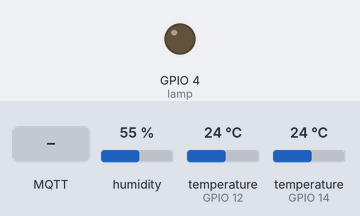
Bench run of a sketch on a simulated ESP8266 (NodeMCU). Parts: output pins drawn as LEDs (lit = HIGH). The test bench sets the inputs (shaded band); at power-on: humidity 55 %, temperature (sensors on GPIO 12, GPIO 14) 24 °C. WiFi joins after 1.5 s; servers stay silent unless stated; no MQTT or app messages arrive unless stated; what the sketch prints to the serial monitor is not drawn.

Above: at 2.7 s.
2.8 s: MQTT message "on" arrives on the first subscribed topic
At 4.1 s:
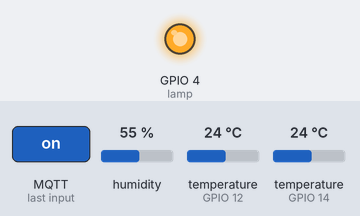
6.6 s: MQTT message "off" arrives on the first subscribed topic
At 7.8 s:
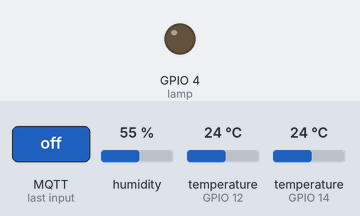
Timing chart, 0 to 9.6 s (numbered marks = the images above; inputs shaded):
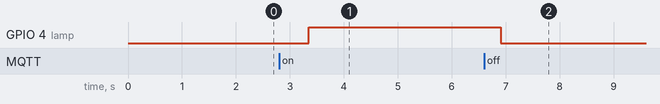

Measured:
- after the input at 2.8 s, GPIO 4 (lamp): LOW → HIGH after 0.55 s
- after the input at 6.6 s, GPIO 4 (lamp): HIGH → LOW after 0.31 s

The sketch:

sketch_ESP8266.ino
```cpp
#include <DallasTemperature.h>
#include <OneWire.h>
#include <ESP8266WiFi.h>
#include <PubSubClient.h>
#include "DHT.h"

#define DHTTYPE DHT11
#define ONE_WIRE_BUS 12

OneWire oneWire(ONE_WIRE_BUS);
DallasTemperature sensors(&oneWire);


// Change the credentials below, so your ESP8266 connects to your router
const char* ssid = "Iaac-Wifi";
const char* password = "EnterIaac22@";
const char* mqtt_server = "167.99.44.189";

// Initializes the espClient. You should change the espClient name if you have multiple ESPs running in your home automation system
WiFiClient espClient;
PubSubClient client(espClient);

const int DHTPin = 14;
const int lamp = 4;


// Initialize DHT sensor.
DHT dht(DHTPin, DHTTYPE);

// Timers auxiliar variables
long now = millis();
long lastMeasure = 0;

// Don't change the function below. This functions connects your ESP8266 to your router
void setup_wifi() {
  delay(10);
  // We start by connecting to a WiFi network
  Serial.println();
  Serial.print("Connecting to ");
  Serial.println(ssid);
  WiFi.begin(ssid, password);
  while (WiFi.status() != WL_CONNECTED) {
    delay(500);
    Serial.print(".");
  }
  Serial.println("");
  Serial.print("WiFi connected - ESP IP address: ");
  Serial.println(WiFi.localIP());
}

// This functions is executed when some device publishes a message to a topic that your ESP8266 is subscribed to
// Change the function below to add logic to your program, so when a device publishes a message to a topic that
// your ESP8266 is subscribed you can actually do something
void callback(String topic, byte* message, unsigned int length) {
  Serial.print("Message arrived on topic: ");
  Serial.print(topic);
  Serial.print(". Message: ");
  String messageTemp;

  for (int i = 0; i < length; i++) {
    Serial.print((char)message[i]);
    messageTemp += (char)message[i];
  }
  Serial.println();

  // Feel free to add more if statements to control more GPIOs with MQTT

  // If a message is received on the topic room/lamp, you check if the message is either on or off. Turns the lamp GPIO according to the message
  if(topic=="air/lamp"){
      Serial.print("Changing Room lamp to ");
      if(messageTemp == "on"){
        digitalWrite(lamp, HIGH);
        Serial.print("On");
      }
      else if(messageTemp == "off"){
        digitalWrite(lamp, LOW);
        Serial.print("Off");
      }
  }
  Serial.println();
}

// This functions reconnects your ESP8266 to your MQTT broker
// Change the function below if you want to subscribe to more topics with your ESP8266
void reconnect() {
  // Loop until we're reconnected
  while (!client.connected()) {
    Serial.print("Attempting MQTT connection...");
    // Attempt to connect
    /*
     YOU MIGHT NEED TO CHANGE THIS LINE, IF YOU'RE HAVING PROBLEMS WITH MQTT MULTIPLE CONNECTIONS
     To change the ESP device ID, you will have to give a new name to the ESP8266.
     Here's how it looks:
       if (client.connect("ESP8266Client")) {
     You can do it like this:
       if (client.connect("ESP1_Office")) {
     Then, for the other ESP:
       if (client.connect("ESP2_Garage")) {
      That should solve your MQTT multiple connections problem
    */
    if (client.connect("ESP8266Client")) {
      Serial.println("connected");
      client.subscribe("air/lamp");
    } else {
      Serial.print("failed, rc=");
      Serial.print(client.state());
      Serial.println(" try again in 5 seconds");
      // Wait 5 seconds before retrying
      delay(5000);
    }
  }
}

// The setup function sets your ESP GPIOs to Outputs, starts the serial communication at a baud rate of 115200
// Sets your mqtt broker and sets the callback function
// The callback function is what receives messages and actually controls the LEDs
void setup() {
  pinMode(lamp, OUTPUT);

  dht.begin();

  Serial.begin(115200);
  setup_wifi();
  client.setServer(mqtt_server, 1883);
  client.setCallback(callback);
  Serial.println("Dallas Temperature IC Control Library Demo");
    sensors.begin();
}

// For this project, you don't need to change anything in the loop function. Basically it ensures that you ESP is connected to your broker
void loop() {

    Serial.print(" Requesting temperatures...");
  sensors.requestTemperatures(); // Send the command to get temperatures
  Serial.println("DONE");

  Serial.print("Temperature is: ");
  Serial.print(sensors.getTempCByIndex(0));
    delay(1000);


  if (!client.connected()) {
    reconnect();
  }
  if(!client.loop())
    client.connect("ESP8266Client");

  now = millis();
  // Publishes new temperature and humidity every 10 seconds
  if (now - lastMeasure > 5000) {
    lastMeasure = now;
    // Sensor readings may also be up to 2 seconds 'old' (its a very slow sensor)
    float h = dht.readHumidity();
    // Read temperature as Celsius (the default)
    float t = dht.readTemperature();
    // Read temperature as Fahrenheit (isFahrenheit = true)
    float f = dht.readTemperature(true);

    // Check if any reads failed and exit early (to try again).
    if (isnan(h) || isnan(t) || isnan(f)) {
      Serial.println("Failed to read from DHT sensor!");
      return;
    }

    // Computes temperature values in Celsius
    float hic = dht.computeHeatIndex(t, h, false);
    static char temperatureTemp[7];
    dtostrf(hic, 6, 2, temperatureTemp);

    static char humidityTemp[7];
    dtostrf(h, 6, 2, humidityTemp);

    // Publishes Temperature and Humidity values
    client.publish("air/temperature", temperatureTemp);
    client.publish("air/humidity", humidityTemp);
    client.publish("water/temperature", humidityTemp);

    Serial.print("Humidity: ");
    Serial.print(h);
    Serial.print(" %\t Temperature: ");
    Serial.print(t);
    Serial.print(" *C ");
    Serial.print(f);
    Serial.print(" *F\t Heat index: ");
    Serial.print(hic);
    Serial.println(" *C ");
  }
}
```
